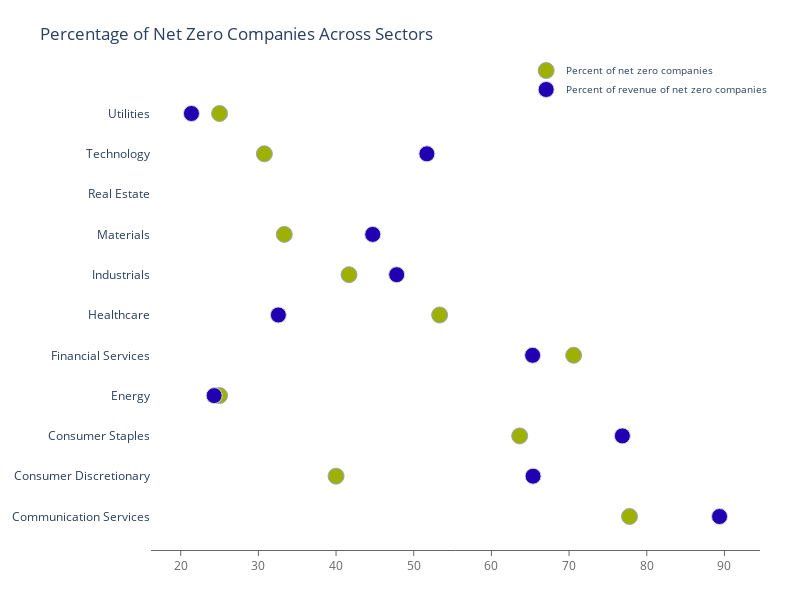

Write notebook code for a chart like this one.
### Code cell
import plotly.graph_objects as go

sectors = net_zero_count_weight_by_sector.index
net_zero_count = net_zero_count_weight_by_sector['company_id'] * 100
net_zero_revenue = net_zero_revenue_weight_by_sector['Revenue_num_tradingview'] * 100

fig = go.Figure()

fig.add_vline(x=net_zero_count_median, y0 = sectors[0], y1 = sectors[-1], line_width=3, line_dash="dash", line_color="#9fb100")
fig.add_vline(x=net_zero_revenue_median, y0 = sectors[0], y1 = sectors[-1], line_width=3, line_dash="dash", line_color="#2000b1")

fig.add_trace(go.Scatter(
    x=net_zero_count,
    y=sectors,
    name='Percent of net zero companies',
    marker=dict(
        color='#9fb100',
        line_color='rgba(156, 165, 196, 1.0)',
    )
))
fig.add_trace(go.Scatter(
    x=net_zero_revenue, y=sectors,
    name='Percent of revenue of net zero companies',
    marker=dict(
        color='#2000b1',
        line_color='rgba(217, 217, 217, 1.0)'
    )
))


fig.update_traces(mode='markers', marker=dict(line_width=1, symbol='circle', size=16))

fig.update_layout(
    title="Percentage of Net Zero Companies Across Sectors",
    xaxis=dict(
        showgrid=False,
        showline=True,
        linecolor='rgb(102, 102, 102)',
        tickfont_color='rgb(102, 102, 102)',
        showticklabels=True,
        dtick=10,
        ticks='outside',
        tickcolor='rgb(102, 102, 102)',
    ),
    margin=dict(l=140, r=40, b=50, t=80),
    legend=dict(
        font_size=10,
        yanchor='middle',
        xanchor='right',
    ),
    width=800,
    height=600,
    paper_bgcolor='white',
    plot_bgcolor='white',
    hovermode='closest',
)


fig.show()

### Figure 1 — Plotly figure (JSON) as saved in the notebook; plotly's stock layout.template omitted (floating-point values rounded to 4 significant figures)
{"data": [{"marker": {"color": "#9fb100", "line": {"color": "rgba(156, 165, 196, 1.0)", "width": 1}, "size": 16, "symbol": "circle"}, "mode": "markers", "name": "Percent of net zero companies", "type": "scatter", "x": [77.78, 40, 63.64, 25, 70.59, 53.33, 41.67, 33.33, null, 30.77, 25], "y": ["Communication Services", "Consumer Discretionary", "Consumer Staples", "Energy", "Financial Services", "Healthcare", "Industrials", "Materials", "Real Estate", "Technology", "Utilities"]}, {"marker": {"color": "#2000b1", "line": {"color": "rgba(217, 217, 217, 1.0)", "width": 1}, "size": 16, "symbol": "circle"}, "mode": "markers", "name": "Percent of revenue of net zero companies", "type": "scatter", "x": [89.37, 65.36, 76.86, 24.31, 65.3, 32.57, 47.8, 44.72, null, 51.69, 21.38], "y": ["Communication Services", "Consumer Discretionary", "Consumer Staples", "Energy", "Financial Services", "Healthcare", "Industrials", "Materials", "Real Estate", "Technology", "Utilities"]}], "layout": {"height": 600, "hovermode": "closest", "legend": {"font": {"size": 10}, "xanchor": "right", "yanchor": "middle"}, "margin": {"b": 50, "l": 140, "r": 40, "t": 80}, "paper_bgcolor": "white", "plot_bgcolor": "white", "shapes": [{"line": {"color": "#9fb100", "dash": "dash", "width": 3}, "type": "line", "x0": 50, "x1": 50, "xref": "x", "y0": "Communication Services", "y1": "Utilities", "yref": "y domain"}, {"line": {"color": "#2000b1", "dash": "dash", "width": 3}, "type": "line", "x0": 59.09, "x1": 59.09, "xref": "x", "y0": "Communication Services", "y1": "Utilities", "yref": "y domain"}], "title": {"text": "Percentage of Net Zero Companies Across Sectors"}, "width": 800, "xaxis": {"dtick": 10, "linecolor": "rgb(102, 102, 102)", "showgrid": false, "showline": true, "showticklabels": true, "tickcolor": "rgb(102, 102, 102)", "tickfont": {"color": "rgb(102, 102, 102)"}, "ticks": "outside"}}}
